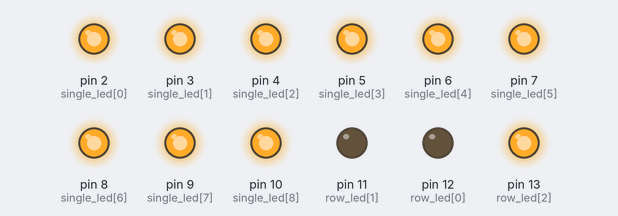
This sketch was run on a simulated Arduino Uno, built with avr-gcc and run on an emulated ATmega328P. Shown: output pins drawn as LEDs (lit = HIGH).

Above: at 0.17 s.
At 19.7 s:
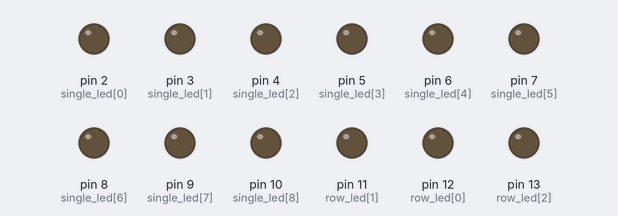
At 22.3 s:
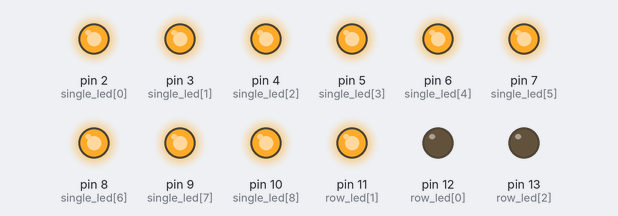
At 25.1 s:
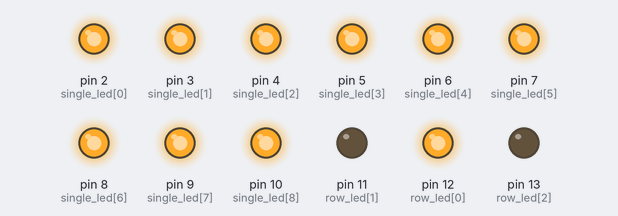
At 39.5 s:
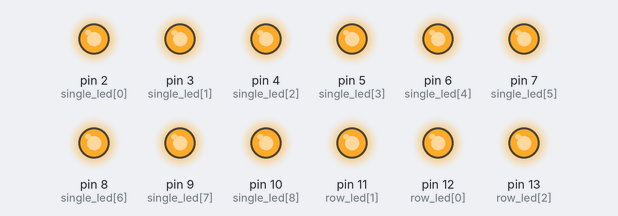
Timing chart, 0 to 40.0 s (numbered marks = the images above):
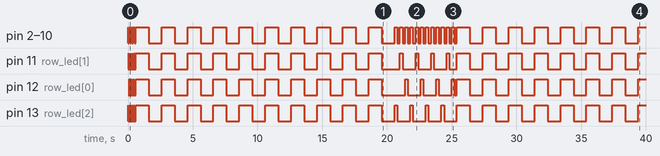

Measured:
- by itself, pin 13 (row_led[2]): goes 4 × (HIGH 0.03 s, LOW 0.13 s), 10 × (HIGH 1.0 s, LOW 1.0 s), 4 × (HIGH 0.20 s, LOW 1.0 s), 7 × (HIGH 1.0 s, LOW 1.0 s), then HIGH
- by itself, pin 2 (single_led[0]), pin 3 (single_led[1]), pin 4 (single_led[2]), pin 5 (single_led[3]), pin 6 (single_led[4]), pin 7 (single_led[5]), pin 8 (single_led[6]), pin 9 (single_led[7]), pin 10 (single_led[8]): goes 12 × (HIGH 0.03 s, LOW 0.03 s), 10 × (HIGH 1.0 s, LOW 1.0 s), 12 × (HIGH 0.20 s, LOW 0.20 s), 7 × (HIGH 1.0 s, LOW 1.0 s), then HIGH

The sketch:

led-matrix.ino
```cpp
/*
Pin 11 - Middle level leds
Pin 12 - Bottom level leds
Pin 13 - Top level leds
Pin 2->10 - Single leds


   Physical Pins                  Declared as
|       |[ 8][5][2]          |       |[6][3][0]
|Arduino|[ 9][6][3]    New   |Arduino|[7][4][1]
|       |[10][7][4]          |       |[8][5][2]

Physical pin connection as shown above.

Defined by arrays:
Bottom level row_led[0]
Middel level row_led[1]
Top level    row_led[2]


*/

int single_led[] =  {2, 3, 4, 5, 6, 7, 8, 9, 10};
int row_led[] = {12, 11, 13};
int booted = 0;
// the setup function runs once when you press reset or power the board
void setup() {


  for(int i = 0; i < 9; i++){
    pinMode(single_led[i], OUTPUT);
  }
  for(int i = 0; i < 3; i++){
    pinMode(row_led[i], OUTPUT);
  }
}


void loop() {
  if(booted == 0){
    fancy_blink(25,10);
    booted = 1;
  }
  big_blink(1000, 10);
  fancy_blink(200, 10);

}

  //------------------------------------//
 //---------Defined functions----------//
//------------------------------------//

//-----------------
//Clean-up function
//-----------------
void reset_pins(){
  for(int i = 0; i < 9; i++){
    digitalWrite(single_led[i], LOW);
  }
  for(int i = 0; i < 3; i++){
    digitalWrite(row_led[i], LOW);
  }
}

//--------------------------------------------------------
//Blinks all LEDs (speed defined by the function argument)
//--------------------------------------------------------
void big_blink(int blink_time, int big_blinks_max){
  int big_blinks = 0;

  while(big_blinks < big_blinks_max){
    digitalWrite(row_led[0], HIGH);
    digitalWrite(row_led[1], HIGH);
    digitalWrite(row_led[2], HIGH);

    for(int i = 0; i < 9; i++){
      digitalWrite(single_led[i], HIGH);
    }
    delay(blink_time);
    reset_pins();
    delay(blink_time);

    big_blinks++;
  }
  reset_pins();
  return;
}

//--------------
//Rotating Sides
//--------------

//-----------
//Fancy Blink
//-----------
void fancy_blink(int fancy_time, int fancy_blink_max){
  int fancy_blinks = 0;
  int fancy_layer = 2;

  while(fancy_blinks < fancy_blink_max){
    fancy_layer = 2;

    while(fancy_layer != -1){
      for(int i = 0; i < 9; i++)
        digitalWrite(single_led[i], HIGH);

      digitalWrite(row_led[fancy_layer], HIGH);

      delay(fancy_time);
      reset_pins();
      delay(fancy_time);
      fancy_layer--;
      fancy_blinks++;
    }
  }
}
//--------------------
//A "Loading" Sequence
//--------------------
void loading_seq(){
  int top_seq[] = {0, 1, 2, 5, 8, 7, 6, 3};
  int loops = 0;
  while(loops < 12){
    if(loops == 0)
    digitalWrite(row_led[2], HIGH);
    if(loops == 3)
    digitalWrite(row_led[1], HIGH);
    if(loops == 9)
    digitalWrite(row_led[0], HIGH);

    for(int i = 0; i < 8; i++){
      digitalWrite(single_led[top_seq[i]], HIGH);
      delay(100);
    }
    digitalWrite(single_led[4], HIGH);
    for(int i = 0; i < 8; i++){
      digitalWrite(single_led[top_seq[i]], LOW);
      delay(100);
    }
    loops++;
  }
  reset_pins();
  return;
}
```
